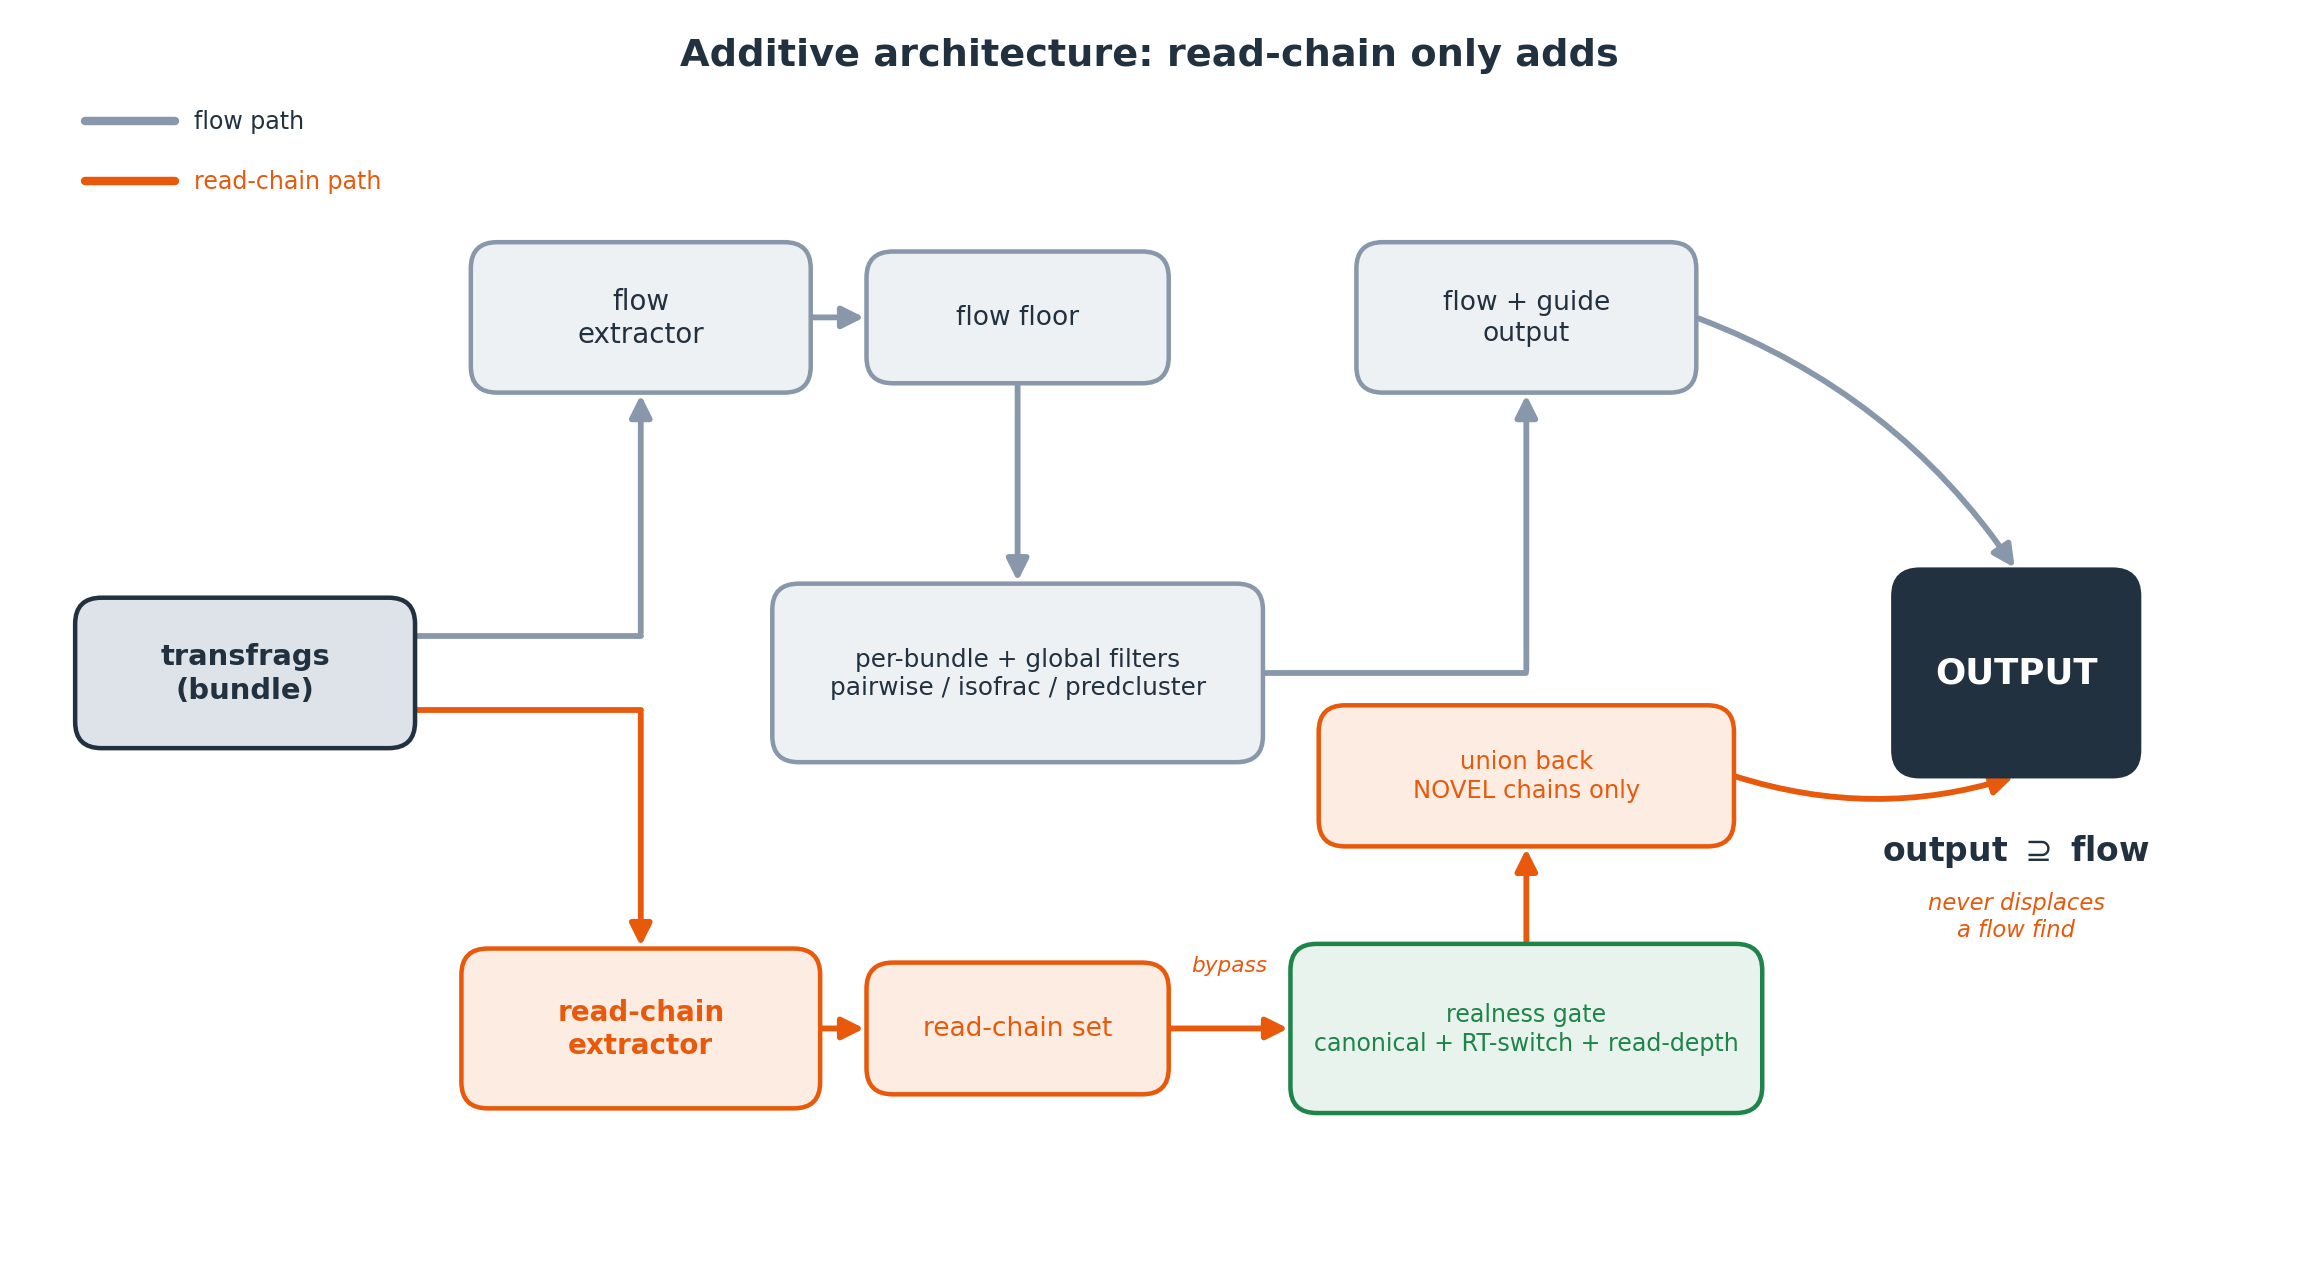

Python code for this plot:
import matplotlib
matplotlib.use("Agg")
import matplotlib.pyplot as plt
from matplotlib.patches import FancyBboxPatch, FancyArrowPatch

# ---- Palette (shared style guide) ----
NAVY = "#22313f"
GRAY = "#8898aa"
ORANGE = "#e8590c"
GREEN = "#1e8449"

SRC_FILL = "#dde3e8"
FLOW_FILL = "#eef1f4"
RC_FILL = "#fdece1"
GATE_FILL = "#e7f3ec"

fig, ax = plt.subplots(figsize=(12.2, 6.8))
ax.set_xlim(0, 120)
ax.set_ylim(0, 66)
ax.axis("off")


def box(cx, cy, w, h, label, fill, edge, tcolor=NAVY, lw=1.7, fs=10.5, weight="normal"):
    p = FancyBboxPatch((cx - w / 2.0, cy - h / 2.0), w, h,
                       boxstyle="round,pad=0.02,rounding_size=1.4",
                       linewidth=lw, edgecolor=edge, facecolor=fill, zorder=3)
    ax.add_patch(p)
    ax.text(cx, cy, label, ha="center", va="center", color=tcolor,
            fontsize=fs, fontweight=weight, zorder=4, linespacing=1.25)
    return dict(cx=cx, cy=cy, w=w, h=h, l=cx - w / 2, r=cx + w / 2,
                t=cy + h / 2, b=cy - h / 2)


def arrow(p0, p1, color, lw=2.2, rad=0.0, mut=17):
    a = FancyArrowPatch(p0, p1, arrowstyle="-|>",
                        connectionstyle=f"arc3,rad={rad}",
                        mutation_scale=mut, linewidth=lw, color=color,
                        zorder=2, shrinkA=1, shrinkB=1, capstyle="round")
    ax.add_patch(a)


def elbow(pts, color, lw=2.2):
    xs = [p[0] for p in pts]
    ys = [p[1] for p in pts]
    ax.plot(xs[:-1], ys[:-1], color=color, lw=lw, solid_capstyle="round",
            solid_joinstyle="round", zorder=2)
    arrow(pts[-2], pts[-1], color, lw=lw)


# ===== Lanes (y) =====
Y_FLOW = 50
Y_RC = 12
Y_OUT = 31

# ===== Columns (x) =====
X_SRC = 12
X_EXT = 33
X_FLR = 53
X_FILT = 53
X_TERM = 80    # flow+guide output / union back column
X_OUT = 106    # OUTPUT

# ---- Source ----
src = box(X_SRC, Y_OUT, 18, 8, "transfrags\n(bundle)", SRC_FILL, NAVY, fs=11, weight="bold")

# ---- FLOW lane (gray) ----
fext = box(X_EXT, Y_FLOW, 18, 8, "flow\nextractor", FLOW_FILL, GRAY, fs=10.5)
ffloor = box(X_FLR, Y_FLOW, 16, 7, "flow floor", FLOW_FILL, GRAY, fs=10)
filt = box(X_FILT, Y_OUT, 26, 9.5,
           "per-bundle + global filters\npairwise / isofrac / predcluster",
           FLOW_FILL, GRAY, fs=9.4)
fgo = box(X_TERM, Y_FLOW, 18, 8, "flow + guide\noutput", FLOW_FILL, GRAY, fs=10)

# ---- READ-CHAIN lane (orange) ----
rcext = box(X_EXT, Y_RC, 19, 8.5, "read-chain\nextractor", RC_FILL, ORANGE,
            tcolor=ORANGE, fs=10.5, weight="bold")
rcset = box(X_FLR, Y_RC, 16, 7, "read-chain set", RC_FILL, ORANGE,
            tcolor=ORANGE, fs=10)
gate = box(X_TERM, Y_RC, 25, 9,
           "realness gate\ncanonical + RT-switch + read-depth",
           GATE_FILL, GREEN, tcolor=GREEN, fs=9.0)
union = box(X_TERM, Y_RC + 13.5, 22, 7.5, "union back\nNOVEL chains only",
            RC_FILL, ORANGE, tcolor=ORANGE, fs=9.2)

# ---- OUTPUT ----
out = box(X_OUT, Y_OUT, 13, 11, "OUTPUT", NAVY, NAVY, tcolor="white",
          fs=13.5, weight="bold")

# ================= ARROWS =================
# Source splits into the two extractors
elbow([(src["r"], src["cy"] + 2), (X_EXT, src["cy"] + 2),
       (X_EXT, fext["b"])], GRAY)
elbow([(src["r"], src["cy"] - 2), (X_EXT, src["cy"] - 2),
       (X_EXT, rcext["t"])], ORANGE)

# FLOW lane: extractor -> flow floor -> (down) filters -> (right then up) flow+guide out -> OUTPUT
arrow((fext["r"], fext["cy"]), (ffloor["l"], ffloor["cy"]), GRAY)
elbow([(ffloor["cx"], ffloor["b"]), (filt["cx"], filt["t"])], GRAY)
elbow([(filt["r"], filt["cy"]), (X_TERM, filt["cy"]),
       (X_TERM, fgo["b"])], GRAY)
# flow + guide output -> OUTPUT (clean diagonal into top-left of OUTPUT)
arrow((fgo["r"], fgo["cy"]), (out["cx"], out["t"]), GRAY, rad=-0.16)

# READ-CHAIN lane: extractor -> set -> BYPASS -> gate -> union -> OUTPUT
arrow((rcext["r"], rcext["cy"]), (rcset["l"], rcset["cy"]), ORANGE)
arrow((rcset["r"], rcset["cy"]), (gate["l"], gate["cy"]), ORANGE)
# gate -> union (straight up)
arrow((gate["cx"], gate["t"]), (union["cx"], union["b"]), ORANGE)
# union back -> OUTPUT (clean diagonal into bottom-left of OUTPUT)
arrow((union["r"], union["cy"]), (out["cx"], out["b"]), ORANGE, rad=0.16)

# ================= ANNOTATIONS =================
# placed in clear space below OUTPUT
ax.text(out["cx"], Y_OUT - 9.5, r"output $\supseteq$ flow",
        ha="center", va="center", color=NAVY, fontsize=12.5, fontweight="bold")
ax.text(out["cx"], Y_OUT - 13.0, "never displaces\na flow find",
        ha="center", va="center", color=ORANGE, fontsize=8.6, style="italic",
        linespacing=1.2)

# small "bypass" tag on the read-chain route (between set and gate)
ax.text((rcset["r"] + gate["l"]) / 2.0, Y_RC + 3.4, "bypass",
        ha="center", va="center", color=ORANGE, fontsize=8.2, style="italic")

# Title
ax.text(60, 64.0, "Additive architecture: read-chain only adds",
        ha="center", va="center", color=NAVY, fontsize=14.5, fontweight="bold")

# Tiny lane legend (top-left clear area)
ax.plot([3.5, 8.3], [60.5, 60.5], color=GRAY, lw=3.2, solid_capstyle="round")
ax.text(9.3, 60.5, "flow path", ha="left", va="center", fontsize=9, color=NAVY)
ax.plot([3.5, 8.3], [57.3, 57.3], color=ORANGE, lw=3.2, solid_capstyle="round")
ax.text(9.3, 57.3, "read-chain path", ha="left", va="center", fontsize=9, color=ORANGE)

plt.tight_layout()
plt.savefig("/mnt/c/Users/jfris/Desktop/Rustle/bench/readcoherence_fig/fig3_architecture.png",
            dpi=190, bbox_inches="tight", facecolor="white")
print("done")
